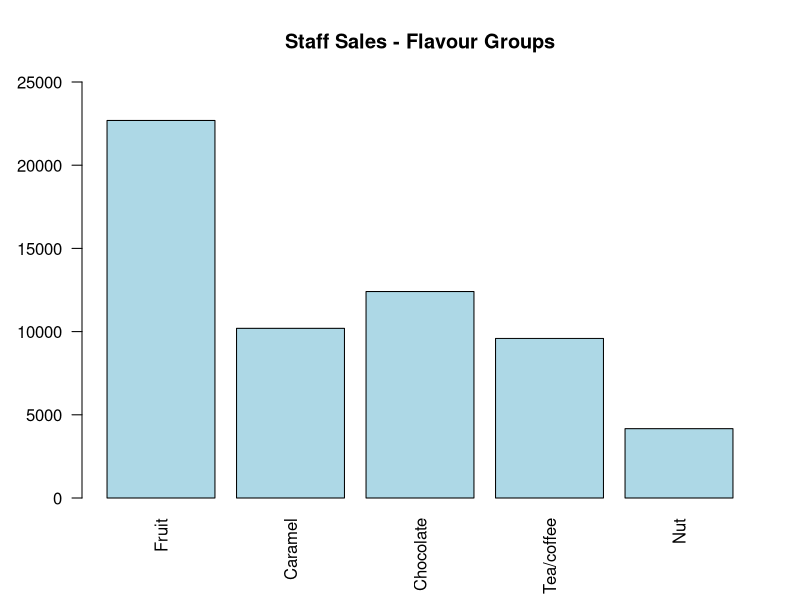
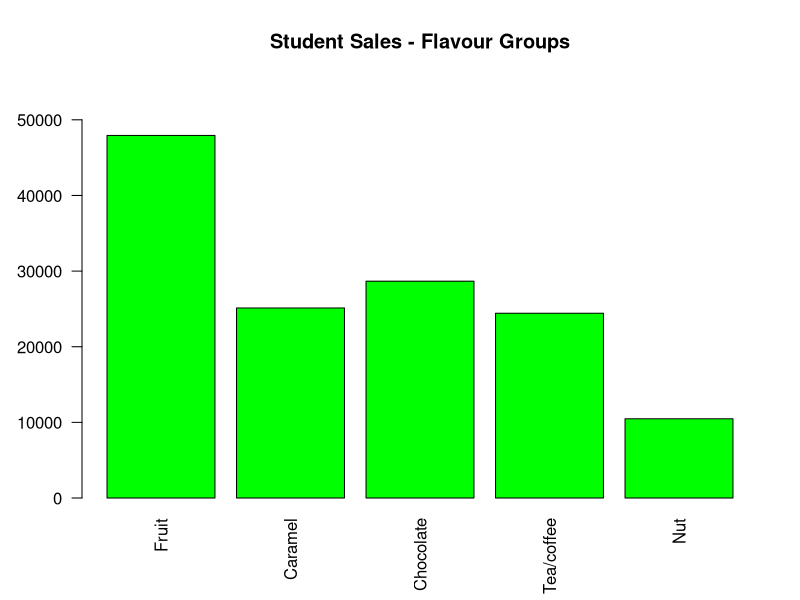
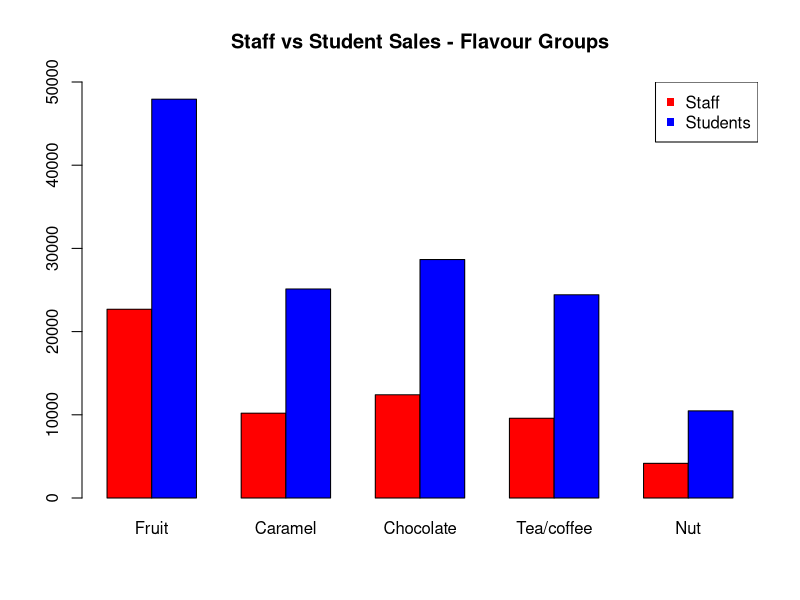
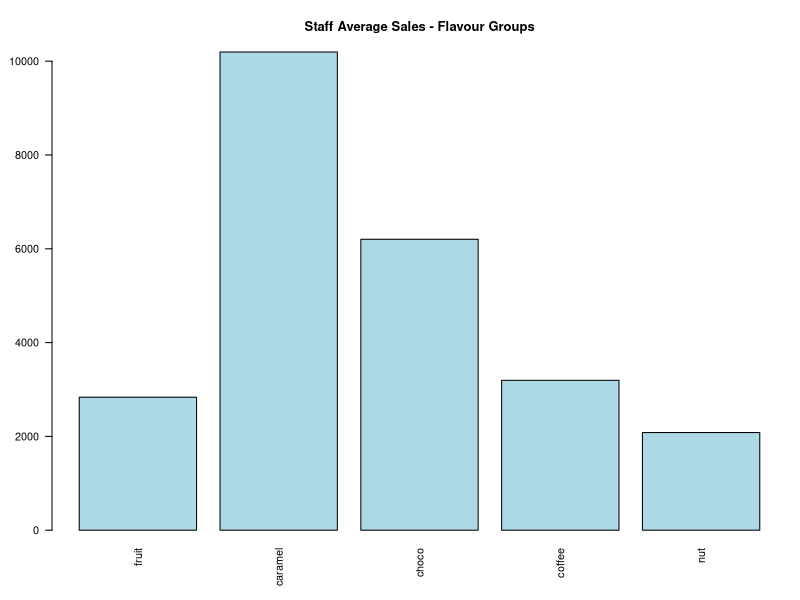

The R source for these figures, in order:
#reading weekly sales flavours
data <- read.csv("weekly_sales_flavours.csv")
#Calculating the number of rows and columns
nrows <- nrow(data)
ncols <- ncol(data)
nrows
## [1] 52
ncols
## [1] 19
# selecting staff sales using subset function
staff <- subset(data, Customers=="Staff")

#grouping flavour by groups (namely fruit, caramel, chocolate, tea/coffee,nut )
staff_fruit <- subset(staff,select = c(Apricot,Banana,Cherry.Almond,Ginger,Lime.Coconut,Mango,Pure.Coconut,Red.Bean))
staff_caramel <- subset(staff,select = S.Caramel)
staff_chocolate <- subset(staff,select = c(Chocolate,Mint.Choco))
staff_tea_coffee <- subset(staff,select = c(Chai.Tea,Green.Tea,Coffee))
staff_nut <- subset(staff,select = c(Hazelnut,Pistachio))

# aggregate sales for each group by summing 26 weeks' sales per group 
staff_fruit_sum <- sum(staff_fruit)
staff_caramel_sum <- sum(staff_caramel)
staff_chocolate_sum <- sum(staff_chocolate)
staff_tea_coffee_sum <- sum(staff_tea_coffee)
staff_nut_sum <- sum(staff_nut)

#printing the aggregate sales
staff_fruit_sum
## [1] 22687.15
staff_caramel_sum
## [1] 10196.21
staff_chocolate_sum
## [1] 12406.76
staff_tea_coffee_sum
## [1] 9588.727
staff_nut_sum
## [1] 4166.212
# renaming the columns
staff_flavour_sales <- c(staff_fruit_sum, staff_caramel_sum, staff_chocolate_sum, staff_tea_coffee_sum, staff_nut_sum)
col_names <- c("Fruit", "Caramel", "Chocolate", "Tea/coffee", "Nut")
staff_flavour_sales
## [1] 22687.151 10196.212 12406.758  9588.727  4166.212
col_names
## [1] "Fruit"      "Caramel"    "Chocolate"  "Tea/coffee" "Nut"
#bar chart( Staff_flavour is the new file name, las is labelling, las =2 means x labelling is vertical, col represents colour, ylim is the range of y values, names.org is the column names, mar is the bottom, left, top and right margins
barplot(staff_flavour_sales, las = 2, col = "lightblue", ylim = c(0,25000), names.arg = col_names,mar =c(4,4,4,4))
title(main = "Staff Sales - Flavour Groups")

## Repeating the Activity for student
# selecting student sales
student <- subset(data, Customers=="Student")


#grouping flavour for students by groups (namely fruit, caramel, chocolate, tea/coffee,nut )
student_fruit <- subset(student,select = c(Apricot,Banana,Cherry.Almond,Ginger,Lime.Coconut,Mango,Pure.Coconut,Red.Bean))
student_caramel <- subset(student,select = S.Caramel)
student_chocolate <- subset(student,select = c(Chocolate,Mint.Choco))
student_tea_coffee <- subset(student,select = c(Chai.Tea,Green.Tea,Coffee))
student_nut <- subset(student,select = c(Hazelnut,Pistachio))

# aggregate sales for each group by summing 26 weeks' sales per group 
student_fruit_sum <- sum(student_fruit)
student_caramel_sum <- sum(student_caramel)
student_chocolate_sum <- sum(student_chocolate)
student_tea_coffee_sum <- sum(student_tea_coffee)
student_nut_sum <- sum(student_nut)

#printing the aggregate sales
student_fruit_sum
## [1] 47936.98
student_caramel_sum
## [1] 25123.79
student_chocolate_sum
## [1] 28663.38
student_tea_coffee_sum
## [1] 24428.67
student_nut_sum
## [1] 10474.67
# renaming the columns
student_flavour_sales <- c(student_fruit_sum, student_caramel_sum, student_chocolate_sum, student_tea_coffee_sum, student_nut_sum)
col_names <- c("Fruit", "Caramel", "Chocolate", "Tea/coffee", "Nut")
student_flavour_sales
## [1] 47936.98 25123.79 28663.38 24428.67 10474.67
col_names
## [1] "Fruit"      "Caramel"    "Chocolate"  "Tea/coffee" "Nut"
#bar chart
barplot(student_flavour_sales, las = 2, col = "green", ylim = c(0,55000), names.arg = col_names,mar =c(4,4,4,4))
title(main = "Student Sales - Flavour Groups")

#Alternate to two bar charts : grouped bar charts
barplot(matrix(c(staff_fruit_sum, student_fruit_sum, staff_caramel_sum , student_caramel_sum, staff_chocolate_sum, student_chocolate_sum, staff_tea_coffee_sum , student_tea_coffee_sum, staff_nut_sum, student_nut_sum ), nr = 2 ) , beside=T, col = c("red" , "blue"), ylim = c(0,50000), names.arg = col_names)
title(main = "Staff vs Student Sales - Flavour Groups")
legend("topright",c("Staff", "Students"), col = c("red", "blue"), pch = c(15,15))

#Create a new bar graph calculating averages.

staff_fruit_ave <- staff_fruit_sum/length(staff_fruit)
staff_caramel_ave <- staff_caramel_sum/length(staff_caramel)
staff_chocolate_ave <- staff_chocolate_sum/length(staff_chocolate)
staff_tea_coffee_ave <- staff_tea_coffee_sum/length(staff_tea_coffee)
staff_nut_ave <- staff_nut_sum/length(staff_nut)

top_staff_ave <- c(staff_fruit_ave, staff_caramel_ave, staff_chocolate_ave, staff_tea_coffee_ave, staff_nut_ave)
col_names <- c("fruit","caramel","choco", "coffee","nut")
options(repr.plot.width = 2, repr.plot.height = 3)
par(mar = c(5, 4, 4, 1), cex = 0.65)
barplot(unlist(top_staff_ave), las = 2, col = "lightblue", names.arg = col_names,ann =FALSE)
title(main = "Staff Average Sales - Flavour Groups")
